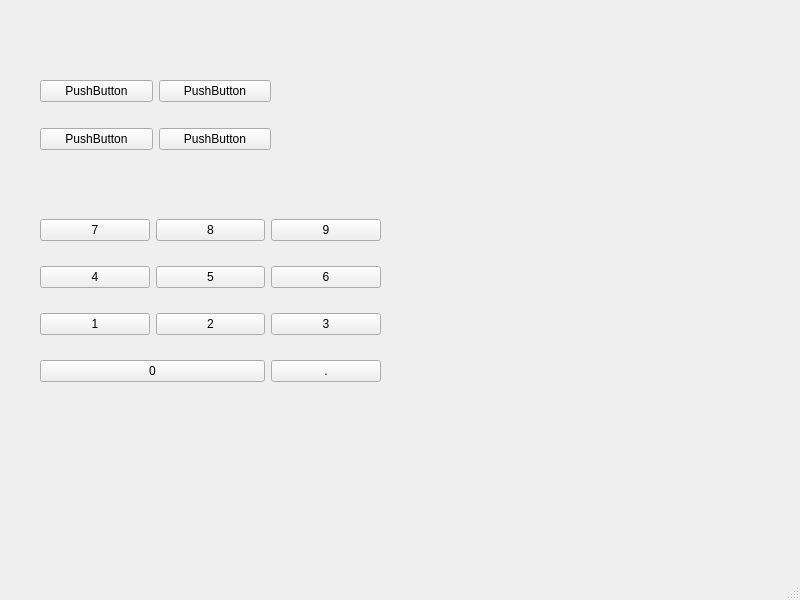
<?xml version="1.0" encoding="UTF-8"?>
<ui version="4.0">
 <class>MainWindow</class>
 <widget class="QMainWindow" name="MainWindow">
  <property name="geometry">
   <rect>
    <x>0</x>
    <y>0</y>
    <width>800</width>
    <height>600</height>
   </rect>
  </property>
  <property name="windowTitle">
   <string>MainWindow</string>
  </property>
  <widget class="QWidget" name="centralwidget">
   <widget class="QWidget" name="">
    <property name="geometry">
     <rect>
      <x>40</x>
      <y>60</y>
      <width>231</width>
      <height>111</height>
     </rect>
    </property>
    <layout class="QGridLayout" name="gridLayout">
     <item row="0" column="0">
      <widget class="QPushButton" name="pushButton">
       <property name="text">
        <string>PushButton</string>
       </property>
      </widget>
     </item>
     <item row="0" column="1">
      <widget class="QPushButton" name="pushButton_2">
       <property name="text">
        <string>PushButton</string>
       </property>
      </widget>
     </item>
     <item row="1" column="0">
      <widget class="QPushButton" name="pushButton_3">
       <property name="text">
        <string>PushButton</string>
       </property>
      </widget>
     </item>
     <item row="1" column="1">
      <widget class="QPushButton" name="pushButton_4">
       <property name="text">
        <string>PushButton</string>
       </property>
      </widget>
     </item>
    </layout>
   </widget>
   <widget class="QWidget" name="">
    <property name="geometry">
     <rect>
      <x>40</x>
      <y>200</y>
      <width>341</width>
      <height>201</height>
     </rect>
    </property>
    <layout class="QGridLayout" name="gridLayout_2">
     <item row="0" column="0">
      <widget class="QPushButton" name="pushButton_5">
       <property name="text">
        <string>7</string>
       </property>
      </widget>
     </item>
     <item row="0" column="1">
      <widget class="QPushButton" name="pushButton_6">
       <property name="text">
        <string>8</string>
       </property>
      </widget>
     </item>
     <item row="0" column="2">
      <widget class="QPushButton" name="pushButton_7">
       <property name="text">
        <string>9</string>
       </property>
      </widget>
     </item>
     <item row="1" column="0">
      <widget class="QPushButton" name="pushButton_8">
       <property name="text">
        <string>4</string>
       </property>
      </widget>
     </item>
     <item row="1" column="1">
      <widget class="QPushButton" name="pushButton_9">
       <property name="text">
        <string>5</string>
       </property>
      </widget>
     </item>
     <item row="1" column="2">
      <widget class="QPushButton" name="pushButton_10">
       <property name="text">
        <string>6</string>
       </property>
      </widget>
     </item>
     <item row="2" column="0">
      <widget class="QPushButton" name="pushButton_13">
       <property name="text">
        <string>1</string>
       </property>
      </widget>
     </item>
     <item row="2" column="1">
      <widget class="QPushButton" name="pushButton_14">
       <property name="text">
        <string>2</string>
       </property>
      </widget>
     </item>
     <item row="2" column="2">
      <widget class="QPushButton" name="pushButton_15">
       <property name="text">
        <string>3</string>
       </property>
      </widget>
     </item>
     <item row="3" column="0" colspan="2">
      <widget class="QPushButton" name="pushButton_11">
       <property name="text">
        <string>0</string>
       </property>
      </widget>
     </item>
     <item row="3" column="2">
      <widget class="QPushButton" name="pushButton_12">
       <property name="text">
        <string>.</string>
       </property>
      </widget>
     </item>
    </layout>
   </widget>
  </widget>
  <widget class="QMenuBar" name="menubar">
   <property name="geometry">
    <rect>
     <x>0</x>
     <y>0</y>
     <width>800</width>
     <height>23</height>
    </rect>
   </property>
  </widget>
  <widget class="QStatusBar" name="statusbar"/>
 </widget>
 <resources/>
 <connections/>
</ui>
